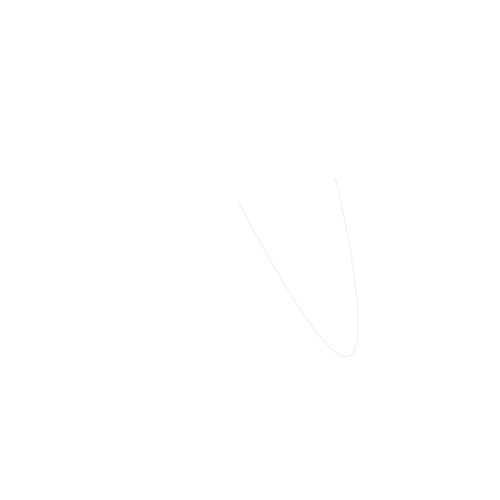
Frame 1 (no input)
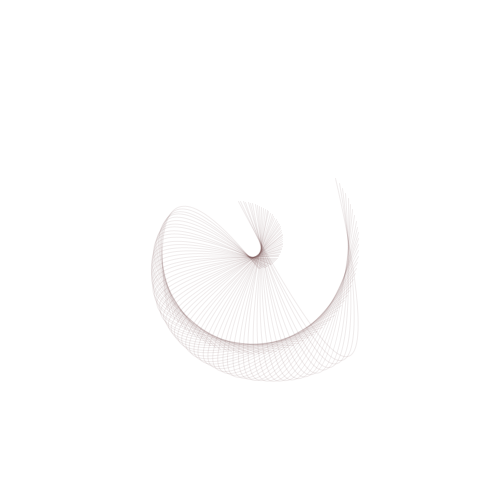
Frame 60 (the mouse pressed at the canvas centre just before this capture)
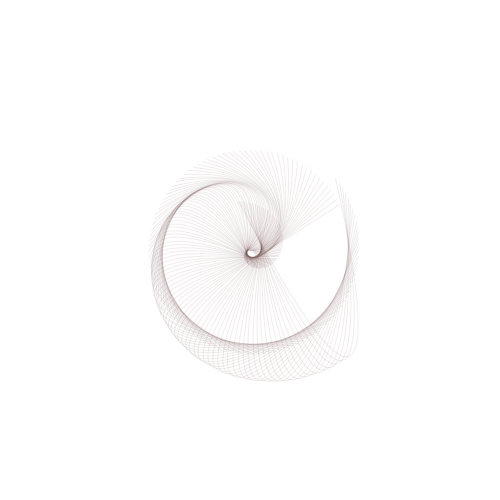
Frame 120 (the mouse held since frame 60 and released just before this capture)

The Processing sketch that drew these frames (run headless with seeded random() and noise(); from frame 60 on, the mouse is pressed at the canvas centre):

// Processing sketch: processing_19942
// ── processing_19942.pde

float orbit = -5;
 
void setup()
{
  size(500, 500);
  frameRate(100);
  background(255);
  colorMode(HSB);
}

void draw()
{
  noFill();
  stroke(orbit*15,100, 100, 25);
  orbit +=0.05;
  translate(width/2, height/2);
  rotate(orbit);
  curv(orbit*20,0, 200, 200, orbit,"middle");
  if(orbit>87)
  {
    noLoop();
}
}
 
void curv(float x, float y, float a, float b, float c,String d )
{
  
if(d=="middle")
{
   x = x - x/2 ;
}
  curveTightness(c);
  beginShape();
  curveVertex(x , y);
  curveVertex(x, y-b/2);
  curveVertex(x, y );
  curveVertex(x-2*b , y );
  endShape();
 
}
